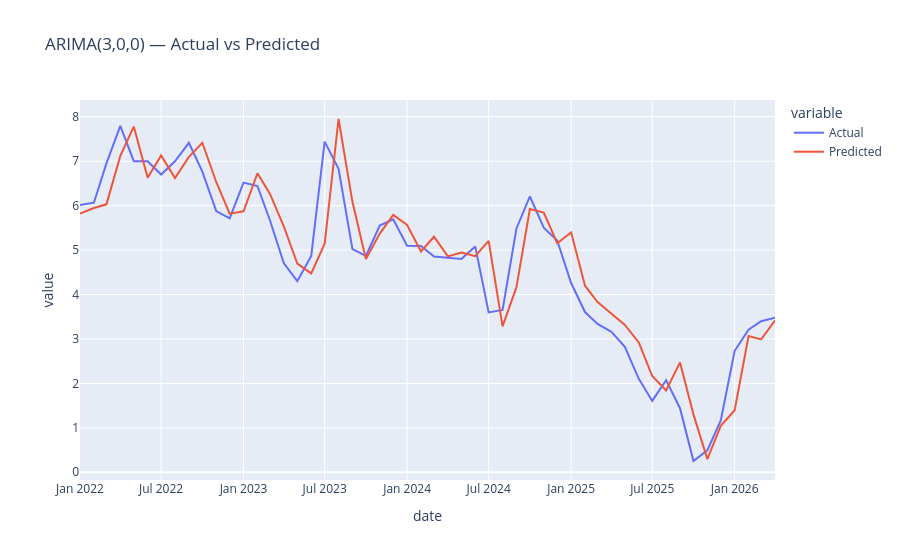

Notebook cell for this chart:
### Markdown cell above
- ARIMA(3,0,0)
- RMSE: 0.7024
- MAE: 0.5397

### Code cell
#plotting the actual vs pridicted forcast
import plotly.express as px

results_df = pd.DataFrame({'Actual': test.values, 'Predicted': predictions}, index=test.index)

fig = px.line(results_df, title='ARIMA(3,0,0) — Actual vs Predicted')
fig.show()
